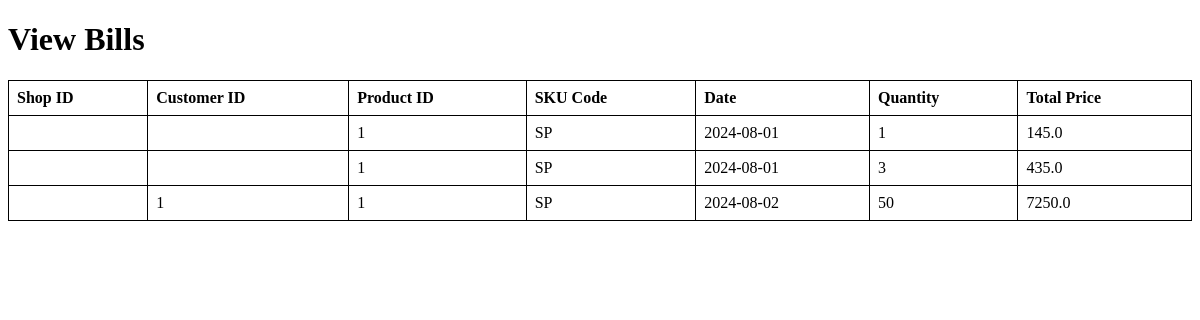
Before: /view_bills with the older database file.
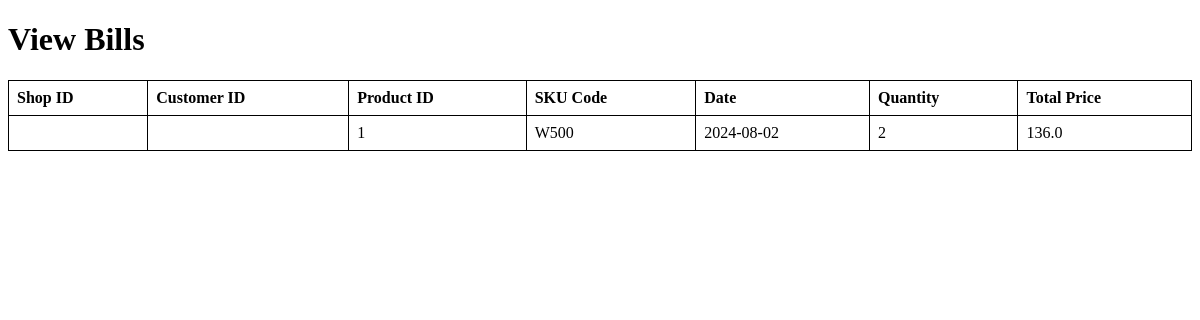
After: the same page with the newer database file.
### models.py (models this page shows)
class TransactionRecord(db.Model):
    id = db.Column(db.Integer, primary_key=True)
    customer_id = db.Column(db.Integer, db.ForeignKey('customer.id'), nullable=False)
    product_id = db.Column(db.Integer, db.ForeignKey('product.id'), nullable=False)
    date = db.Column(db.Date, nullable=False)
    quantity = db.Column(db.Integer, nullable=False)
    total_price = db.Column(db.Float, nullable=False)

class Product(db.Model):
    id = db.Column(db.Integer, primary_key=True)
    name = db.Column(db.String(100), nullable=False)
    SKU = db.Column(db.String(50), nullable=False)
    category_id = db.Column(db.Integer, db.ForeignKey('product_category.id'), nullable=False)
    image = db.Column(db.String(200), nullable=True)
    net_price = db.Column(db.Float, nullable=False)
    selling_price = db.Column(db.Float, nullable=False)
    quantity = db.Column(db.Integer, nullable=False)
    seller = db.Column(db.String(100), nullable=False)
    inventory = db.relationship('Inventory', backref='product', lazy=True)

### blueprints/billing.py (the view)
@billing_bp.route('/view_bills')
def view_bills():
    bills = db.session.query(
        TransactionRecord,
        Product.SKU
    ).join(Product, TransactionRecord.product_id == Product.id).all()
    return render_template('view_bills.html', bills=bills)

### templates/view_bills.html (shortened to what this page needs)
<!DOCTYPE html>
<html>
<head>
</head>
<body>
    <h1>View Bills</h1>
    <table>
        <tr>
            <th>Shop ID</th>
            <th>Customer ID</th>
            <th>Product ID</th>
            <th>SKU Code</th>
            <th>Date</th>
            <th>Quantity</th>
            <th>Total Price</th>
        </tr>
        {% for bill, sku in bills %}
        <tr>
            <td>{{ bill.shop_id }}</td>
            <td>{{ bill.customer_id }}</td>
            <td>{{ bill.product_id }}</td>
            <td>{{ sku }}</td>
            <td>{{ bill.date }}</td>
            <td>{{ bill.quantity }}</td>
            <td>{{ bill.total_price }}</td>
        </tr>
        {% endfor %}
    </table>
</body>
</html>

### templates/view_bills.html (style rules this page uses)
table { width: 100%; border-collapse: collapse; }
table, th, td { border: 1px solid black; }
th, td { padding: 8px; text-align: left; }

Changed rows visible on the page:
removed TransactionRecord: product_id "1", SKU "SP", date "2024-08-01", quantity "3", total_price "435.0"
removed TransactionRecord: customer_id "1", product_id "1", SKU "SP", date "2024-08-02", quantity "50", total_price "7250.0"
changed TransactionRecord: SKU "SP" → "W500"; date "2024-08-01" → "2024-08-02"; quantity "1" → "2"; total_price "145.0" → "136.0"
